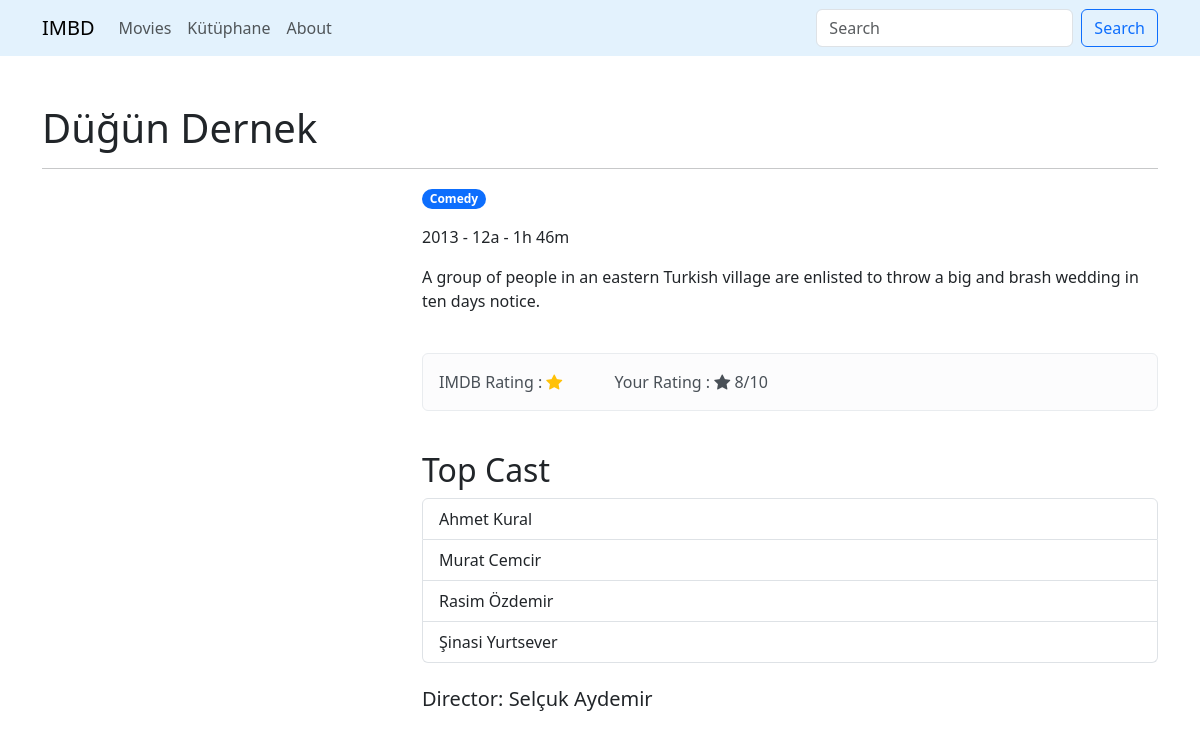
Page /movies/3 on the committed database.
### movies/models.py (models this page shows, shortened)
class Film(models.Model):
    title = models.CharField(max_length=250)
    released = models.DateField(auto_now=False, auto_now_add=False)
    certificate = models.CharField(max_length=3, choices=cert)
    duration = models.DurationField()
    genre = models.CharField(max_length=100)
    director = models.CharField(max_length=250)
    star1 = models.CharField(max_length=250)
    star2 = models.CharField(max_length=250)
    star3 = models.CharField(max_length=250)
    star4 = models.CharField(max_length=250)
    overview = models.TextField(max_length=1000)
    poster = models.URLField(max_length=100)

### movies/views.py (the view)
# urls.py: path("movies/<int:id>", views.moviedetails, name="details"),
def moviedetails(request, id):
    movie = get_object_or_404(Film, id=id)
    total_second = int(movie.duration.total_seconds())
    hours = total_second//3600
    minutes = (total_second % 3600) // 60
    duration = f"{hours}h {minutes}m"
    genres = movie.genre.split(",")
    context = { "movie" :movie,"dura":duration,"genres":genres}
    return render(request,"details.html",context)

### movies/templates/details.html (shortened to what this page needs)
{% load static %}
<!DOCTYPE html>
<html lang="en">
<head>
    <link href="https://cdn.jsdelivr.net/npm/bootstrap@5.3.3/dist/css/bootstrap.min.css"
    rel="stylesheet"
>
    <link rel="stylesheet"
    href="https://cdn.jsdelivr.net/npm/bootstrap-icons@1.11.3/font/bootstrap-icons.min.css">
</head>
<body>
    {% include 'partials/_navbar.html' %}
  <div class="container mt-5">
  <h1> {{movie.title}} </h1>
  <hr>
      <div class="row">
        <div class="col-4">
        </div>
        <div class="col-8">
          <p>
            {% for genre in genres %}
              <span class="badge rounded-pill text-bg-primary"> {{genre}} </span>
            {% endfor %}
          </p>
          <p>{{movie.released |date:"Y" }} - {{movie.certificate}} - {{dura}} </p>
            <p>{{movie.overview}}</p>
            <br>
            <div class="alert alert-light" role="alert">
              IMDB Rating : <i class="bi bi-star-fill text-warning"></i>
              Your Rating : <i class="bi bi-star-fill  "></i> 8/10
            </div>
           <br>
            <h2>Top Cast</h2>
              <ul class="list-group">
                <li class="list-group-item"> {{movie.star1}} </li>
                <li class="list-group-item">{{movie.star2}}</li>
                <li class="list-group-item">{{movie.star3}}</li>
                <li class="list-group-item">{{movie.star4}}</li>
              </ul>
              <br>
              <h5>Director: {{movie.director}} </h5>
        </div>
      </div>
  </div>
</body>
</html>

### rows in the picture
Film: title "Düğün Dernek", genres "Comedy", released "2013", certificate "12a", overview "A group of people in an eastern Turkish village are enlisted to throw a big and brash wedding in ten days notice.", star1 "Ahmet Kural", star2 "Murat Cemcir", star3 "Rasim Özdemir", star4 "Şinasi Yurtsever", director "Selçuk Aydemir"

### other values in the picture
{{ dura }} "1h 46m"
